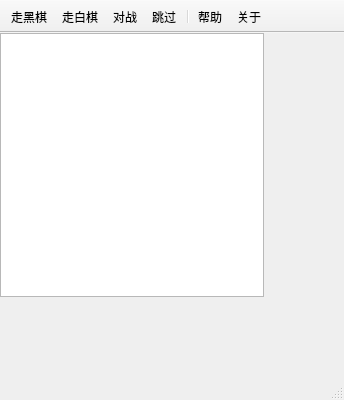
<?xml version="1.0" encoding="UTF-8"?>
<ui version="4.0">
 <class>OthelloClass</class>
 <widget class="QMainWindow" name="OthelloClass">
  <property name="geometry">
   <rect>
    <x>0</x>
    <y>0</y>
    <width>344</width>
    <height>400</height>
   </rect>
  </property>
  <property name="minimumSize">
   <size>
    <width>110</width>
    <height>160</height>
   </size>
  </property>
  <property name="windowTitle">
   <string>黑白棋</string>
  </property>
  <widget class="QWidget" name="centralWidget">
   <widget class="QOthelloView" name="graphicsView">
    <property name="geometry">
     <rect>
      <x>0</x>
      <y>0</y>
      <width>264</width>
      <height>264</height>
     </rect>
    </property>
    <property name="verticalScrollBarPolicy">
     <enum>Qt::ScrollBarAlwaysOff</enum>
    </property>
    <property name="horizontalScrollBarPolicy">
     <enum>Qt::ScrollBarAlwaysOff</enum>
    </property>
   </widget>
  </widget>
  <widget class="QToolBar" name="mainToolBar">
   <property name="movable">
    <bool>false</bool>
   </property>
   <property name="floatable">
    <bool>false</bool>
   </property>
   <attribute name="toolBarArea">
    <enum>TopToolBarArea</enum>
   </attribute>
   <attribute name="toolBarBreak">
    <bool>false</bool>
   </attribute>
   <addaction name="action_black"/>
   <addaction name="action_white"/>
   <addaction name="action_duel"/>
   <addaction name="action_pass"/>
   <addaction name="separator"/>
   <addaction name="action_help"/>
   <addaction name="action_about"/>
  </widget>
  <widget class="QStatusBar" name="statusBar"/>
  <action name="action_black">
   <property name="icon">
    <iconset resource="othello.qrc">
     <normaloff>:/icon/png/black.png</normaloff>:/icon/png/black.png</iconset>
   </property>
   <property name="text">
    <string>走黑棋</string>
   </property>
  </action>
  <action name="action_white">
   <property name="icon">
    <iconset resource="othello.qrc">
     <normaloff>:/icon/png/white.png</normaloff>:/icon/png/white.png</iconset>
   </property>
   <property name="text">
    <string>走白棋</string>
   </property>
  </action>
  <action name="action_duel">
   <property name="icon">
    <iconset resource="othello.qrc">
     <normaloff>:/icon/png/duel.png</normaloff>:/icon/png/duel.png</iconset>
   </property>
   <property name="text">
    <string>对战</string>
   </property>
  </action>
  <action name="action_help">
   <property name="icon">
    <iconset resource="othello.qrc">
     <normaloff>:/icon/png/help.png</normaloff>:/icon/png/help.png</iconset>
   </property>
   <property name="text">
    <string>帮助</string>
   </property>
  </action>
  <action name="action_about">
   <property name="icon">
    <iconset resource="othello.qrc">
     <normaloff>:/icon/png/about.png</normaloff>:/icon/png/about.png</iconset>
   </property>
   <property name="text">
    <string>关于</string>
   </property>
  </action>
  <action name="action_pass">
   <property name="icon">
    <iconset resource="othello.qrc">
     <normaloff>:/icon/png/pass.png</normaloff>:/icon/png/pass.png</iconset>
   </property>
   <property name="text">
    <string>跳过</string>
   </property>
   <property name="toolTip">
    <string>跳过</string>
   </property>
  </action>
 </widget>
 <layoutdefault spacing="6" margin="11"/>
 <customwidgets>
  <customwidget>
   <class>QOthelloView</class>
   <extends>QGraphicsView</extends>
   <header>qothelloview.h</header>
  </customwidget>
 </customwidgets>
 <resources>
  <include location="othello.qrc"/>
 </resources>
 <connections/>
</ui>
